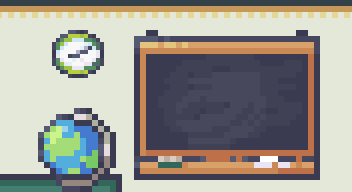

Below is a game level as drawn by its tile map, then a one-line description and the .tmx file that defines it, in full:
An orthogonal 22x12 tile map with 16x16 px tiles, 1 tile layer (Camada de Tiles 1).

<map version="1.5" tiledversion="1.6.0" orientation="orthogonal" renderorder="right-down" width="22" height="12" tilewidth="16" tileheight="16" infinite="0" nextlayerid="4" nextobjectid="1">
 <tileset firstgid="1" source="memory_game_map.tsx" />
 <layer id="1" name="Camada de Tiles 1" width="22" height="12">
  <data encoding="csv">
2,3,4,5,6,7,8,9,10,11,12,13,14,15,16,17,18,19,20,21,22,23,
26,27,28,29,30,31,32,33,34,35,36,37,38,39,40,41,42,43,44,45,46,47,
50,51,52,53,54,55,56,57,58,59,60,61,62,63,64,65,66,67,68,69,70,71,
74,75,76,77,78,79,80,81,82,83,84,85,86,87,88,89,90,91,92,93,94,95,
98,99,100,101,102,103,104,105,106,107,108,109,110,111,112,113,114,115,116,117,118,119,
122,123,124,125,126,127,128,129,130,131,132,133,134,135,136,137,138,139,140,141,142,143,
146,147,148,149,150,151,152,153,154,155,156,157,158,159,160,161,162,163,164,165,166,167,
170,171,172,173,174,175,176,177,178,179,180,181,182,183,184,185,186,187,188,189,190,191,
194,195,196,197,198,199,200,201,202,203,204,205,206,207,208,209,210,211,212,213,214,215,
218,219,220,221,222,223,224,225,226,227,228,229,230,231,232,233,234,235,236,237,238,239,
242,243,244,245,246,247,248,249,250,251,252,253,254,255,256,257,258,259,260,261,262,263,
266,267,268,269,270,271,272,273,274,275,276,277,278,279,280,281,282,283,284,285,286,287
</data>
 </layer>
</map>
